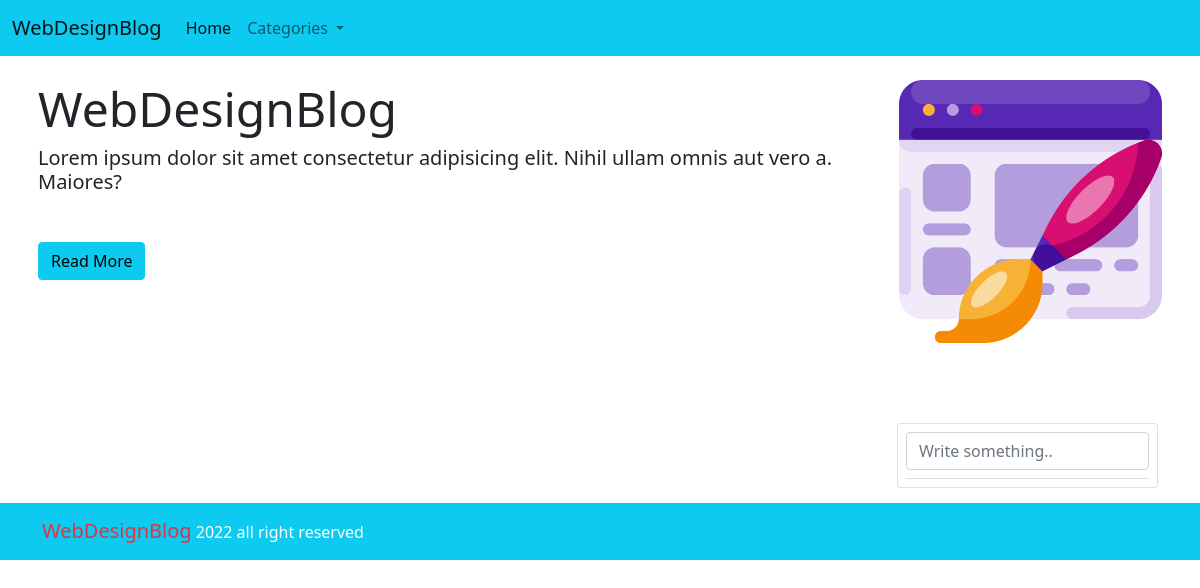
The app's page /, older data.
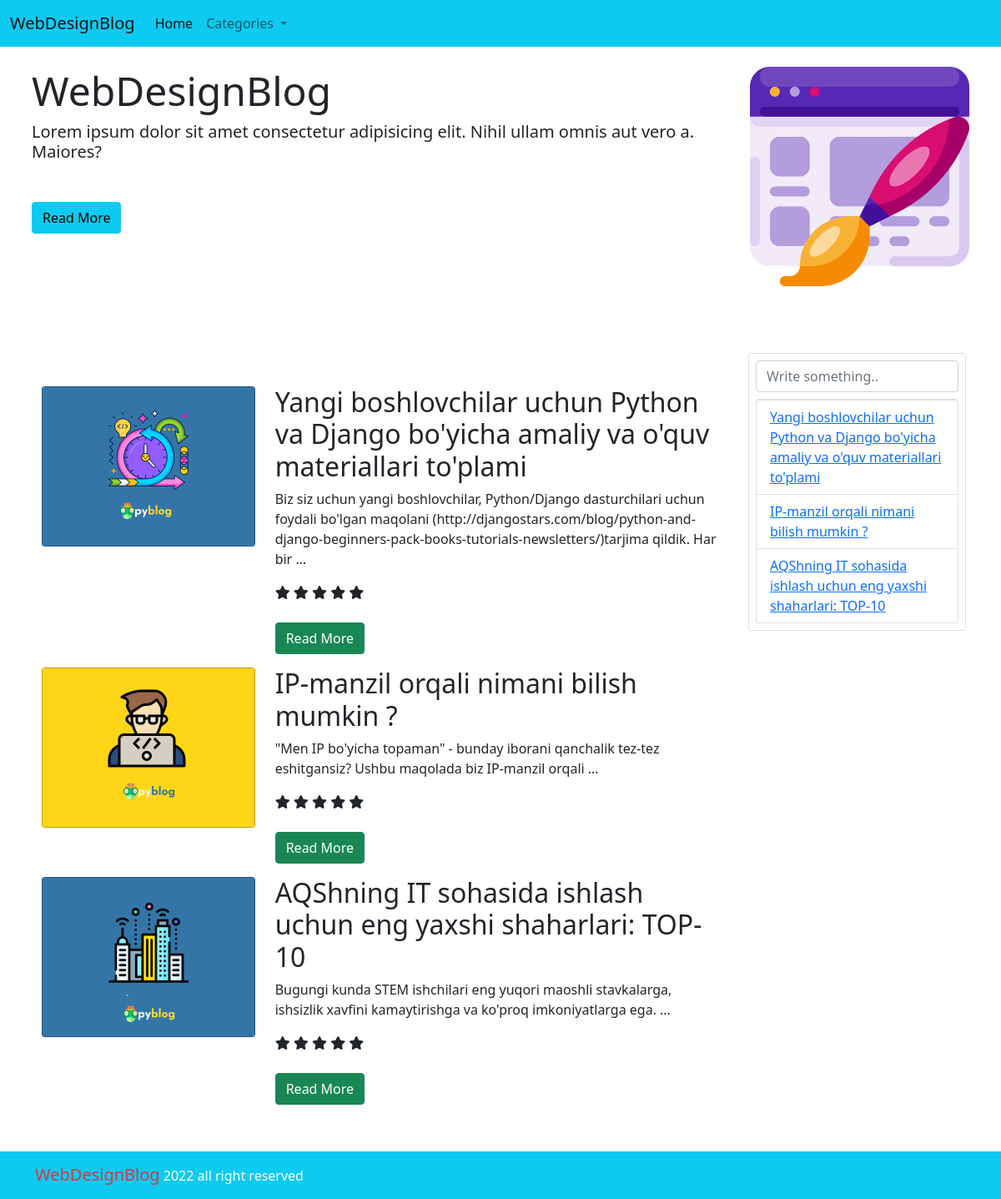
The same page, newer data.
### blog/models.py (models this page shows, shortened)
class Post(models.Model):
    title = models.CharField(max_length=300)
    slug = models.SlugField(max_length=200, unique=True)
    category = models.ForeignKey(Category, on_delete=models.PROTECT)
    author = models.CharField(max_length=50)
    poster = models.ImageField(upload_to="posters/")
    body = models.TextField()
    rating = models.PositiveIntegerField(default=0)
    class Meta:
        ordering = ["-id"]
        verbose_name_plural = "Posts"

### blog/views.py (the view)
# urls.py: path('', views.HomeView.as_view(), name='home'),
class HomeView(ListView):
    model = Post
    template_name = "index.html"

### blog/context_pro.py (called while the page is built)
def view_all(request):
    context = {
        "categories":Category.objects.all()
    }
    return context

### templates/index.html (shortened to what this page needs)
 {% extends 'base.html' %} {% load static %}{% block content %}
<main>
    <div class="container mt-3 mb-5 p-2">
        <div class="row">
            <div class="col-sm-12 col-md-9">
                <div class="text-left">
                    <div class="display-5">
                        WebDesignBlog
                    </div>
                    <p class="h5 mt-2">Lorem ipsum dolor sit amet consectetur adipisicing elit. Nihil ullam omnis aut vero a. Maiores?</p>
                    <div class="mt-5">
                        <a href="#" class="btn btn-info">
                            Read More
                        </a>
                    </div>
                </div>
            </div>
            <div class="col-sm-12 col-md-3">
                <figure class="figure">
                    <img src="/static/src/web-design.png" class="figure-img img-fluid rounded" alt="None">
                </figure>
            </div>
        </div>
    </div>
    <div class="container">
        <div class="row">
            <div class="col-sm-12 col-md-9">
                <div class="container mt-3 mb-5 p-2">
                    {% for post in object_list %}
                    <div class="post mt-3">
                        <div class="row">
                            <div class="col-sm-12 col-md-4">
                                <figure class="figure">
                                    <img src="{{post.poster.url}}" class="figure-img img-fluid rounded" alt="None">
                                </figure>
                            </div>
                            <div class="col-sm-12 col-md-8">
                                <div class="h2">{{post.title}}</div>
                                <p>{{post.body|truncatewords:'15'}}</p>
                                <div class="ratings">
                                    <i class="fas fa-star"></i>
                                    <i class="fas fa-star"></i>
                                    <i class="fas fa-star"></i>
                                    <i class="fas fa-star"></i>
                                    <i class="fas fa-star"></i>
                                </div>
                                <br>
                                <a href="{% url 'blog:detail' post.slug %}" class="btn btn-success">
                                Read More
                            </a>
                            </div>
                        </div>
                    </div>
                    {% endfor%}
                </div>
            </div>
            <div class="col-sm-12 col-md-3">
                <div class="card p-2">
                    <form action="#" onkeyup="inlineSearch(this.elements[0].value)" class="mb-2">
                        <input type="search" class="form-control" placeholder="Write something..">
                    </form>
                    <ul class="list-group" id="responseList">
                        {% for p in object_list|slice:"3" %}
                        <li class="list-group-item">
                            <a href="#">{{p.title}}</a>
                        </li>
                        {% endfor %}
                    </ul>
                </div>
            </div>
        </div>
    </div>
</main> {% endblock%}

### templates/base.html (shortened to what this page needs)
<!DOCTYPE html>
<html lang="en">
<head>
    <link rel="stylesheet" href="/static/css/bootstrap.css">
    <link rel="stylesheet" href="https://cdnjs.cloudflare.com/ajax/libs/font-awesome/6.1.1/css/all.min.css"
    />
</head>
<body>
    <header>
        <nav class="navbar navbar-expand-lg navbar-light bg-info">
            <div class="container-fluid">
                <a class="navbar-brand" href="{% url 'blog:home' %}">WebDesignBlog</a>
                <div class="collapse navbar-collapse" id="navbarNav">
                    <ul class="navbar-nav">
                        <li class="nav-item">
                            <a class="nav-link active" aria-current="page" href="#">Home</a>
                        </li>
                        <li class="nav-item dropdown">
                            <a class="nav-link dropdown-toggle" href="#" id="navbarDarkDropdownMenuLink" role="button" data-bs-toggle="dropdown" aria-expanded="false">
                              Categories
                            </a>
                        </li>
                        <li class="nav-item">
                            <a class="nav-link" href="#">{{category.name}}</a>
                        </li>
                    </ul>
                </div>
            </div>
        </nav>
    </header>
    {% block content %} {% endblock%}
    <footer class="footer mt-auto py-3 text-danger bg-info">
        <div class="container">
            <span class="text-white">
                    <span class="h5 text-danger">WebDesignBlog</span> 2022 all right reserved</span>
        </div>
    </footer>
</body>
</html>

Row changes from the older to the newer data that the page shows:
added Post: poster (picture), title "Yangi boshlovchilar uchun Python va Django bo'yicha amaliy va o'quv materiallari to'plami", body "Biz siz uchun yangi boshlovchilar, Python/Django dasturchilari uchun foydali bo'lgan maqolani (http://djangostars.com/blog/python-and-django-beginners-pack-books-tutorials-newsletters/)tarjima qildik. Har bir …"
added Post: poster (picture), title "IP-manzil orqali nimani bilish mumkin ?", body "\"Men IP bo'yicha topaman\" - bunday iborani qanchalik tez-tez eshitgansiz? Ushbu maqolada biz IP-manzil orqali …"
added Post: poster (picture), title "AQShning IT sohasida ishlash uchun eng yaxshi shaharlari: TOP-10", body "Bugungi kunda STEM ishchilari eng yuqori maoshli stavkalarga, ishsizlik xavfini kamaytirishga va ko'proq imkoniyatlarga ega. …"
